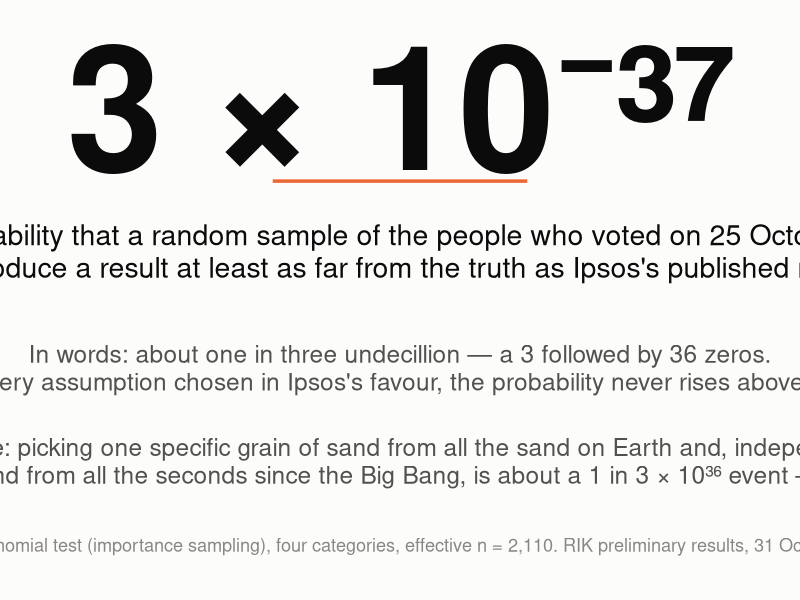
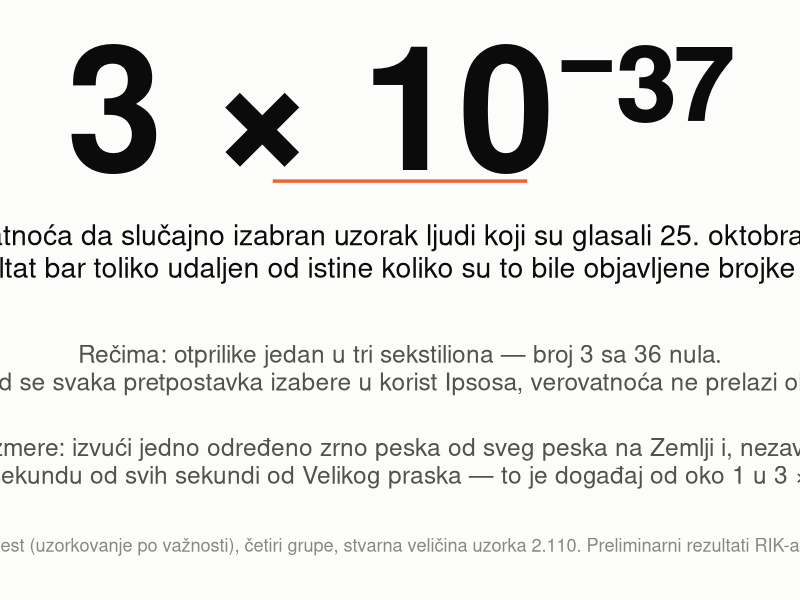

Write the R code that produced these figures, in order.
# Renders the two large-type "hero" cards used at the top of README.md
# (_img/hero_en.png and _img/hero_sr.png). Run from the repository root:
#   Rscript make_hero_figures.R
library(ggplot2)

hero <- function(file, headline, line1, line2, line3, foot) {
  g <- ggplot() +
    annotate("text", x = 0, y = 0.78, label = headline, size = 44, fontface = "bold", colour = "#0b0b0b") +
    annotate("text", x = 0, y = 0.47, label = line1, size = 7.2, colour = "#0b0b0b", lineheight = 0.95) +
    annotate("text", x = 0, y = 0.22, label = line2, size = 6.2, colour = "#52514e", lineheight = 0.95) +
    annotate("text", x = 0, y = 0.02, label = line3, size = 6.2, colour = "#52514e", lineheight = 0.95) +
    annotate("text", x = 0, y = -0.16, label = foot, size = 4.6, colour = "#898781", lineheight = 0.95) +
    annotate("segment", x = -0.35, xend = 0.35, y = 0.62, yend = 0.62, colour = "#eb6834", linewidth = 1.2) +
    xlim(-1, 1) + ylim(-0.22, 0.95) +
    theme_void() +
    theme(plot.background = element_rect(fill = "#fcfcfb", colour = NA))
  ggsave(file, g, width = 12, height = 7.2, dpi = 150, bg = "#fcfcfb")
}

hero("_img/hero_en.png",
     headline = "3 × 10⁻³⁷",
     line1 = "The probability that a random sample of the people who voted on 25 October 2026\nwould produce a result at least as far from the truth as Ipsos's published numbers.",
     line2 = "In words: about one in three undecillion — a 3 followed by 36 zeros.\nEven with every assumption chosen in Ipsos's favour, the probability never rises above about 10⁻³⁰.",
     line3 = "For scale: picking one specific grain of sand from all the sand on Earth and, independently,\none specific second from all the seconds since the Big Bang, is about a 1 in 3 × 10³⁶ event — the same odds.",
     foot = "Exact multinomial test (importance sampling), four categories, effective n = 2,110. RIK preliminary results, 31 October 2026.")

hero("_img/hero_sr.png",
     headline = "3 × 10⁻³⁷",
     line1 = "Verovatnoća da slučajno izabran uzorak ljudi koji su glasali 25. oktobra 2026.\ndâ rezultat bar toliko udaljen od istine koliko su to bile objavljene brojke Ipsosa.",
     line2 = "Rečima: otprilike jedan u tri sekstiliona — broj 3 sa 36 nula.\nČak i kad se svaka pretpostavka izabere u korist Ipsosa, verovatnoća ne prelazi oko 10⁻³⁰.",
     line3 = "Za osećaj razmere: izvući jedno određeno zrno peska od sveg peska na Zemlji i, nezavisno od toga,\njednu određenu sekundu od svih sekundi od Velikog praska — to je događaj od oko 1 u 3 × 10³⁶. Iste šanse.",
     foot = "Tačan multinomni test (uzorkovanje po važnosti), četiri grupe, stvarna veličina uzorka 2.110. Preliminarni rezultati RIK-a, 31. oktobar 2026.")
